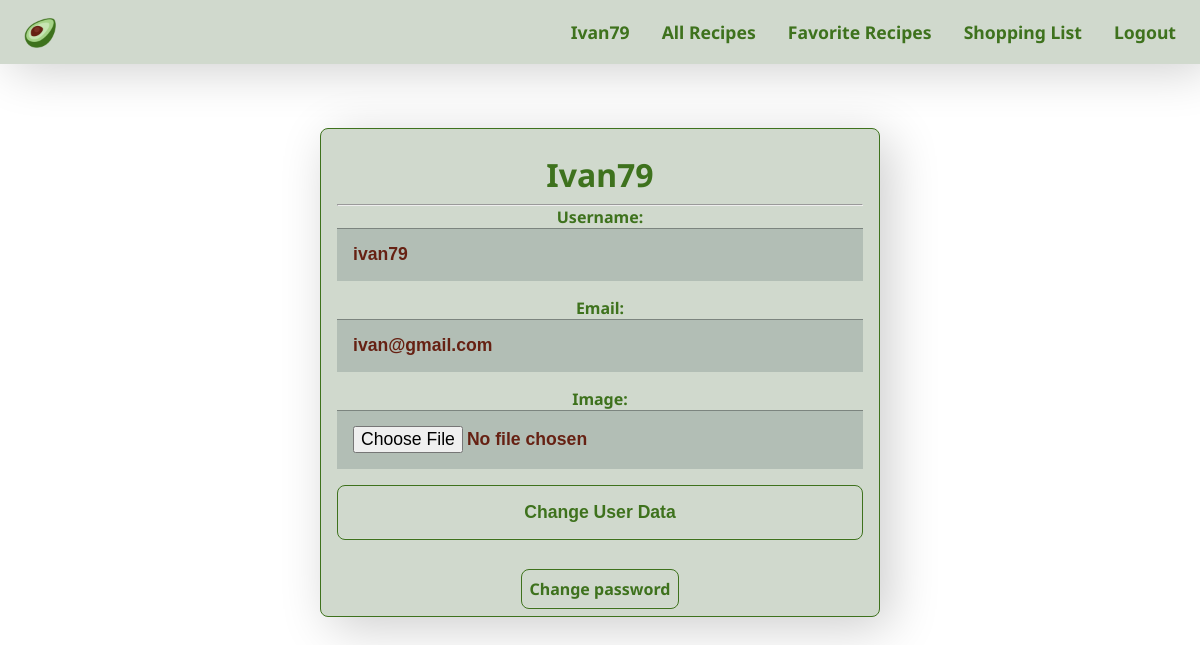
Page /user (signed in) on the committed database.
### recipes/models.py (models this page shows)
class User(AbstractUser):
    image = models.ImageField(upload_to="profile_image", blank=True, null=True)
    pass

### recipes/views.py (the view)
# urls.py: path("user", views.user, name="user"),
@login_required(login_url="login")
def user(request):
    form = UserForm(initial={"username": request.user.username,
                             "email": request.user.email,
                             "image": request.user.image
                             })
    if request.method == "POST":
        form = UserForm(request.POST, request.FILES, instance=request.user)
        if form.is_valid():
            user = form.save(commit=False)
            user.save()
            return redirect("user")
    context = {
        "user_form": form
    }
    return render(request, "recipes/user.html", context)

### recipes/forms.py
class UserForm(forms.Form, forms.ModelForm):
    class Meta:
        model = User
        fields = ("username", "email", "image")
    username = forms.CharField(required=False, label="Username", max_length=100,
                               min_length=6,
                               widget=forms.TextInput(attrs={
                                    "autofocus": True,
                                    })
                               )
    email = forms.EmailField(label="Email",
                             widget=forms.EmailInput(), required=False)
    image = forms.ImageField(required=False)

### recipes/templates/recipes/user.html (shortened to what this page needs)
{% extends "recipes/layout.html" %}
{% block body %}
    <div class="card-structure">
        <h1 class="card-title"> {{ request.user.username | capfirst }}</h1>
        <hr>
        <form action="{% url 'user' %}" method="POST" enctype="multipart/form-data">
            {{ user_form }}
            <button class="btn-form" type="submit">Change User Data</button>
        </form>
        <br>
        <a class="btn-card user-link" href="{% url 'password_reset' %}">Change password</a>
    </div>
{% endblock %}

### recipes/templates/recipes/layout.html (shortened to what this page needs)
<!DOCTYPE html>
{% load static %}
{% load cache %}
<html lang="en">
    <head>
        <link rel="stylesheet" href="{% static 'css/styles.css' %}">
    </head>
    <body>
        <nav class="navbar">
            <img src="{% static 'img/navbar/avocado_192x192.png' %}" alt="avocado" class="navbar-img nav-item" />
            <ul class="nav-list">
                {% if user.is_authenticated %}
                    <li class="nav-item">
                        <a class="nav-link" href="{% url 'user' %}" id="user">{{ user.username | capfirst }}</a>
                    </li>
                {% endif %}
                <li class="nav-item">
                    <a class="nav-link" href="{% url 'index' %}" id="all_recipes">All Recipes</a>
                </li>
                {% if user.is_authenticated %}
                    <li class="nav-item">
                        <a class="nav-link" href="{% url 'favorites' %}" id="favorite_recipes">Favorite Recipes</a>
                    </li>
                    <li class="nav-item">
                        <a class="nav-link" href="{% url 'shopping_list' %}" id="shopping_list">Shopping List</a>
                    </li>
                {% endif %}
                {% if user.is_authenticated %}
                    <li class="nav-item">
                        <a class="nav-link" href="{% url 'logout' %}">Logout</a>
                    </li>
                {% endif %}
            </ul>
        </nav>
        {% block body %}{% endblock %}
    </body>
</html>

### recipes/static/css/styles.css (style rules this page uses)
* { padding: 0; margin: 0; box-sizing: border-box; outline: none; }
:root { --black: #000000; --white: #ffffff; --light-grey: #D0D9CD; --grey: #B2BEB5; --green: #3E721D; --light-green: #A6D388; --light-green-1: #C6E5B3; --brown: #662113; --light-brown: #EBB591; }
:root { --font-family: 'Noto Sans'; --font-large: 1.5rem; --font-normal: 1.1rem; --font-small: 1rem; }
body { color: var(--black); background-color: var(--white); font-family: var(--font-family), sans-serif; }
.navbar { display: flex; flex-direction: row; justify-content: space-between; align-items: center; list-style: none; text-align: center; max-height: 4rem; padding: 0.5rem; background-color: var(--light-grey); box-shadow: 10px 5px 50px rgba(0, 0, 0, 0.2); }
.nav-list { display: flex; flex-direction: row; justify-content: start; align-items: center; list-style: none; }
.nav-item { outline: var(--green); padding: 0.5rem; margin: 0.5rem; }
.nav-link { text-decoration: none; color: var(--green); font-weight: 700; font-size: var(--font-normal); }
.navbar-img { max-width: 3rem; }
h1 { margin: 0 0 1rem 0; text-align: center; color: var(--green); }
label { color: var(--green); padding: 0.5rem; font-weight: 700; }
input[type="text"], input[type="email"], input[type="password"], input[type="file"], textarea { border: none; font-size: var(--font-normal); height: auto; margin: 0; padding: 1rem; width: 100%; background-color: var(--grey); font-weight: 700; color: var(--brown); box-shadow: 0 1px 0 rgb(0,0,0,0.3) inset; margin-bottom: 1rem; }
.btn-form { padding: 1rem 2rem 1rem 2rem; color: var(--green); background-color: var(--light-grey); font-size: var(--font-normal); text-align: center; border-radius: 8px; width: 100%; border: 1px solid var(--green); font-weight: 700; box-shadow: 0 -1px 0 rgba(255, 255, 255, 0.1) inset; margin-bottom: 1rem; }
.card-structure { max-width: 35rem; margin: 4rem auto; padding: 1rem 1rem; background-color: var(--light-grey); border-radius: 8px; box-shadow: 10px 10px 50px rgba(0, 0, 0, 0.2); border: 1px solid var(--green); text-align: center; color: var(--green); font-weight: 700; }
.card-title { color: var(--green); padding: 0.5rem; margin: 0; }
.btn-card { padding: 0.5rem; margin: 0.5rem; color: var(--green); background-color: var(--light-grey); font-size: var(--font-small); text-align: center; border-radius: 8px; width: 20%; border: 1px solid var(--green); font-weight: 700; box-shadow: 0 -1px 0 rgba(255, 255, 255, 0.1) inset; margin-bottom: 1rem; }
.user-link { text-decoration: none; }

### rows in the picture
User: username "Ivan79", user.username "Ivan79", username "ivan79", email "ivan@gmail.com"
